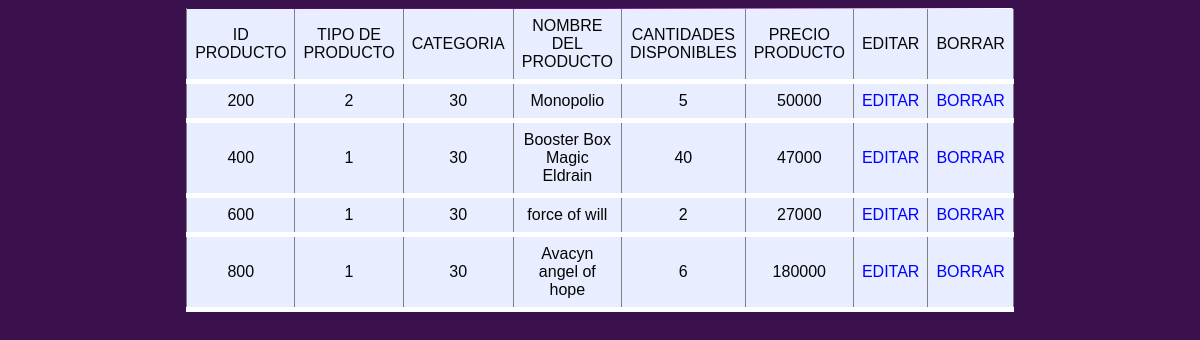
Page /admin/productos/productos.php (signed in) on the committed database.
### tables this page shows
CREATE TABLE `producto` (
  `Id_Producto` varchar(15) NOT NULL,
  `Id_TipoProduc` varchar(15) NOT NULL,
  `id_CAT` varchar(15) NOT NULL,
  `Nombre_Producto` varchar(30) NOT NULL,
  `Cantidad_Disponible` varchar(200) NOT NULL,
  `Foto_Producto` varchar(255) DEFAULT NULL,
  `Precio_Producto` varchar(20) NOT NULL
);

### admin/productos/productos.php (the view, shortened to what this page needs)
<!DOCTYPE html>
<html lang="en">
<head>
    <link rel="stylesheet" href="../../css/style1.css" />
</head>
<body>
<?php
$db_host="localhost";
$db_nombre="tienda";
$db_usuario="root";
$db_contra="antares13659";
$conexion= mysqli_connect($db_host, $db_usuario, $db_contra, $db_nombre);
$consulta="select * from producto";
$resultado= mysqli_query($conexion, $consulta);
echo "<table border=1 align='center'>";
          echo "<tr>
                    <td> ID PRODUCTO </td>
                    <td>  TIPO DE PRODUCTO </td>
                    <td>  CATEGORIA </td>
                    <td>  NOMBRE DEL PRODUCTO </td>
                    <td>  CANTIDADES DISPONIBLES </td>
                    <td>  PRECIO PRODUCTO </td>
                    <td>  EDITAR </td>
                    <td>  BORRAR </td>
                </tr>";
    while($row = mysqli_fetch_array($resultado)){
        echo "<tr>
                <td>" .$row['Id_Producto'] ."</td>
                <td>" .$row['Id_TipoProduc'] ."</td>
                <td>" .$row['id_CAT'] ."</td>
                <td>" .$row['Nombre_Producto'] ."</td>
                <td>" .$row['Cantidad_Disponible'] ."</td>
                <td>" .$row['Precio_Producto'] ."</td>
                <td>" . '<a href="actualizar2.php?ced='.$row['Id_Producto'] . '"> EDITAR</a>'."</td>
                <td>" . '<a href="borrar2.php?ced='.$row['Id_Producto'] . '"> BORRAR</a>'."</td>
              </tr>";
    }
    echo "</table>";
?>
</body>
</html>

### css/style1.css (style rules this page uses)
body { background: #3a114c; }
table { font-family: Arial, Helvetica, sans-serif; font-size: 16px; margin:auto; width: 500px; text-align: center; border-collapse: collapse; background-image: linear-gradient(to right,#3a114c,#760c94,#ffffff); }
td { padding: 8px; background: #e8edff; border-bottom: 5px solid #fff; color: rgb(5, 5, 5); border-top: 1px solid transparent; }
a , a:visited, a:active, a:hover { color:#0000ff !important; text-decoration: none; }

### rows in the picture
producto: Id_Producto "200", Id_TipoProduc "2", id_CAT "30", Nombre_Producto "Monopolio", Cantidad_Disponible "5", Precio_Producto "50000"
producto: Id_Producto "400", Id_TipoProduc "1", id_CAT "30", Nombre_Producto "Booster Box Magic Eldrain", Cantidad_Disponible "40", Precio_Producto "47000"
producto: Id_Producto "600", Id_TipoProduc "1", id_CAT "30", Nombre_Producto "force of will", Cantidad_Disponible "2", Precio_Producto "27000"
producto: Id_Producto "800", Id_TipoProduc "1", id_CAT "30", Nombre_Producto "Avacyn angel of hope", Cantidad_Disponible "6", Precio_Producto "180000"
